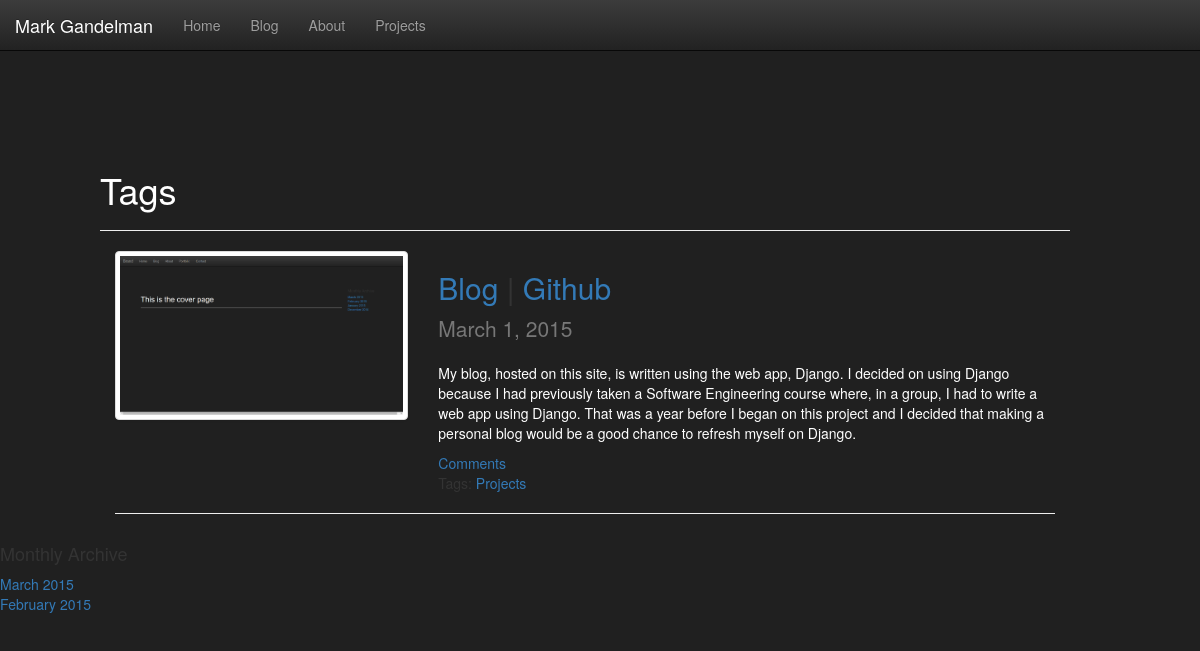
Page /blog/tag/projects/ on the committed database.
### blog/models.py (models this page shows, shortened)
class Post(models.Model):
	title = models.CharField(max_length=100, unique=True)
	slug = models.SlugField(max_length=100, unique=True)
	body = models.TextField()
	posted = models.DateField(db_index=True, auto_now_add=True)
	tag = models.ForeignKey('blog.Tag')
	url = models.CharField(max_length=100, unique=True, null=True, blank=True)
	link = models.CharField(max_length=100, unique=True, null=True, blank=True)
	image = models.ImageField(upload_to='images/blog/', null=True,blank=True)
	thumbnail = models.BooleanField(default=False, blank=True)

class Tag(models.Model):
	title = models.CharField(max_length=100, db_index=True)
	slug = models.SlugField(max_length=100, db_index=True)
	def __str__(self):
		return self.title

### blog/views.py (the view)
# urls.py: url(r'^tag/(?P<slug>[^\.]+)/$',views.view_post_by_tag,name='tag'),
def view_post_by_tag(request,slug):
	tag = get_object_or_404(Tag, slug=slug)
	post = Post.objects.all().filter(tag=tag)
	context_dict = {'posts':post, 'tag':tag}
	context_dict['months'] = mkmonths()
	return render(request, "blog/tag.html", context_dict)

### blog/views.py (called while the page is built)
def mkmonths():
	if not Post.objects.count():
		return []
	year, month = time.localtime()[:2]
	first = Post.objects.order_by("posted")[0]
	first_year = first.posted.year
	first_month = first.posted.month
	months = []
	for y in range(year, first_year-1,-1):
		start = 12
		end = 0
		if y == year:
			start = month
		if y == first_year:
			end = first_month-1
		for m in range(start, end, -1):
			months.append((y,m,month_name[m]))
	return months

### templates/blog/tag.html (shortened to what this page needs)
{% extends 'blog/base.html' %}
{% block content %}
<h1 style="color:white">Tags</h1>
<hr />
	{% if posts %}
			{% for post in posts %}
			{% if post.image %}
				<div class="col-md-4">
                    <img src="{{MEDIA_URL}}{{post.image}}" class="img-thumbnail" alt="Thumbnail Image"/>
                </div>
                <div class="col-md-8">
                <article>
                   <h2><a href = "/blog/view_post/{{post.slug}}">{{post.title}}</a> | <a href={{post.url}}>{{post.link}}</a></h2>
                    <p class="lead text-muted">{{post.posted}}</p>
                    <p style="color:white" class="content">{{post.body}}</p>
                    <div class="commentlink"><a href="/blog/view_post/{{post.slug}}">Comments</a></div>
                    <div class="taglink">Tags: <a href="/blog/tag/{{post.tag.slug}}">{{post.tag}}</a></div>
                </article>
                </div>
                <div class="col-md-12">
                <hr />
                </div>
            {% endif %}
			{% endfor %}
	{% else %}
		<p>There are no posts</p>
	{% endif %}
{% endblock%}

### rows in the picture
Post: image (picture), title "Blog", link "Github", posted "March 1, 2015", body "My blog, hosted on this site, is written using the web app, Django. I decided on using Django because I had previously taken a Software Engineering course where, in a group, I had to write a web app using Django. That was a year before I began on this project and I decided that making a personal blog would be a good chance to refresh myself on Django.", tag "Projects"

### other values in the picture
{{ month.2 }} "March" "February"
{{ month.0 }} "2015" "2015"
